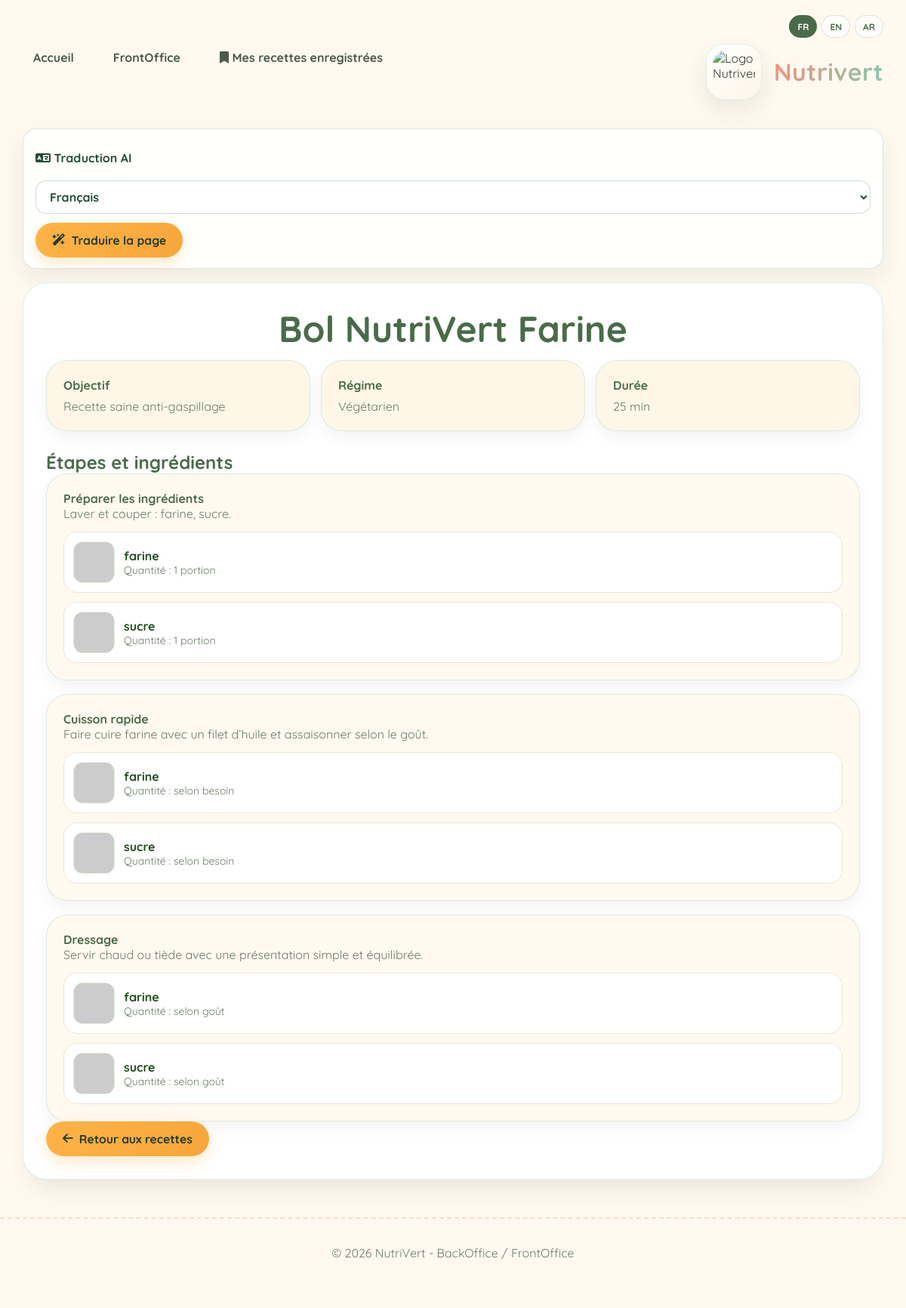
The app's page /recette/public/index.php?page=front_recette_detail&id=2 with its own data.
### tables this page shows
CREATE TABLE `recette` (
  `id_recette` int(11) NOT NULL,
  `titre` varchar(50) NOT NULL,
  `objectif` varchar(100) NOT NULL,
  `regime` varchar(50) NOT NULL,
  `duree` int(11) NOT NULL
);

CREATE TABLE `instruction` (
  `id_instruction` int(11) NOT NULL,
  `id_recette` int(11) NOT NULL,
  `etape` text NOT NULL,
  `description` text NOT NULL,
  `ingredient_produit` longtext NOT NULL CHECK (json_valid(`ingredient_produit`))
);

### recette/app/controllers/BaseController.php (called while the page is built, shortened)
<?php
class BaseController
{
    protected function render(string $view, array $data = []): void
    {
        extract($data);
        require __DIR__ . '/../views/' . $view . '.php';
    }
}

### recette/app/controllers/HomeController.php (called while the page is built, shortened)
<?php
class HomeController extends BaseController
{
    private PDO $pdo;
    public function __construct(PDO $pdo)
    {
        $this->pdo = $pdo;
    }
    private function normalizeAiLang(string $lang): string
    {
        $lang = trim($lang);
        return in_array($lang, ['fr', 'en', 'ar'], true) ? $lang : '';
    }
    public function recetteDetail(int $id): void
    {
        $stmtRecette = $this->pdo->prepare('SELECT * FROM recette WHERE id_recette = :id');
        $stmtRecette->execute([':id' => $id]);
        $recette = $stmtRecette->fetch();
        $stmtInstructions = $this->pdo->prepare('SELECT * FROM instruction WHERE id_recette = :id_recette ORDER BY id_instruction ASC');
        $stmtInstructions->execute([':id_recette' => $id]);
        $instructions = $stmtInstructions->fetchAll();
        $aiTargetLang = $this->normalizeAiLang($_GET['ai_translate'] ?? '');
        $aiTranslationMap = [];
        $aiTranslateNote = '';
        $this->render('front/recette_detail', [
            'pageTitle' => 'Détail recette',
            'recette' => $recette,
            'instructions' => $instructions,
            'aiTargetLang' => $aiTargetLang,
            'aiTranslationMap' => $aiTranslationMap,
            'aiTranslateNote' => $aiTranslateNote,
        ]);
    }
}

### recette/app/helpers.php (called while the page is built, shortened)
<?php
function app_current_lang(): string
{
    return $_SESSION['lang'] ?? 'fr';
}
function app_translations(): array
{
    static $translations = null;
    if ($translations === null) {
        $translations = require __DIR__ . '/lang.php';
    }
    return $translations;
}
function t(string $key): string
{
    $lang = app_current_lang();
    $translations = app_translations();
    return $translations[$lang][$key] ?? $translations['fr'][$key] ?? $key;
}
function lang_url(string $lang): string
{
    $query = $_GET;
    $query['lang'] = $lang;
    return 'index.php?' . http_build_query($query);
}

### recette/app/views/front/recette_detail.php (the view, shortened to what this page needs)
<?php require __DIR__ . '/../partials/header.php'; ?>
<?php $aiT = function ($text) use ($aiTranslationMap) { return $aiTranslationMap[$text] ?? $text; }; ?>
<div class="container">
    <form method="GET" action="index.php" class="ai-translate-form">
        <label for="ai_translate"><i class="fas fa-language"></i> Traduction AI</label>
        <select id="ai_translate" name="ai_translate">
            <option value="fr" <?php echo (($aiTargetLang ?? '') === 'fr') ? 'selected' : ''; ?>>Français</option>
        </select>
        <button type="submit" class="btn-green"><i class="fas fa-wand-magic-sparkles"></i> Traduire la page</button>
    </form>
    <div class="detail-card">
        <h1 class="page-title"><?php echo htmlspecialchars($aiT($recette['titre'])); ?></h1>
        <div class="detail-summary">
            <div class="summary-item"><strong><?php echo t('objective'); ?></strong><span><?php echo htmlspecialchars($aiT($recette['objectif'])); ?></span></div>
            <div class="summary-item"><strong><?php echo t('regime'); ?></strong><span><?php echo htmlspecialchars($aiT($recette['regime'])); ?></span></div>
            <div class="summary-item"><strong><?php echo t('duration'); ?></strong><span><?php echo (int)$recette['duree']; ?> min</span></div>
        </div>
        <h2 class="section-subtitle"><?php echo t('details_title'); ?></h2>
        <div class="instructions-list">
            <?php foreach ($instructions as $instruction): ?>
                <section class="instruction-card">
                    <h4><?php echo htmlspecialchars($aiT($instruction['etape'])); ?></h4>
                    <p><?php echo nl2br(htmlspecialchars($aiT($instruction['description']))); ?></p>
                    <?php $ingredients = json_decode($instruction['ingredient_produit'], true); ?>
                    <?php if (is_array($ingredients) && !empty($ingredients)): ?>
                        <div class="ingredients-list">
                            <?php foreach ($ingredients as $ingredient): ?>
                                <?php
                                $nom = $ingredient['nom_produit'] ?? 'Produit';
                                $quantite = $ingredient['quantite'] ?? '-';
                                $image = $ingredient['image'] ?? 'https://placehold.co/60x60?text=Food';
                                ?>
                                <div class="ingredient-item">
                                    <img src="<?php echo htmlspecialchars($image); ?>" alt="<?php echo htmlspecialchars($aiT($nom)); ?>">
                                    <div class="ingredient-info">
                                        <span class="ingredient-name"><?php echo htmlspecialchars($aiT($nom)); ?></span>
                                        <span class="ingredient-qty"><?php echo t('quantity'); ?> : <?php echo htmlspecialchars($aiT($quantite)); ?></span>
                                    </div>
                                </div>
                            <?php endforeach; ?>
                        </div>
                    <?php endif; ?>
                </section>
            <?php endforeach; ?>
        </div>
        <p class="back-link-wrap">
            <a href="index.php?page=front_home" class="btn-green"><i class="fas fa-arrow-left"></i> <?php echo t('back_recipes'); ?></a>
        </p>
    </div>
</div>
<?php require __DIR__ . '/../partials/footer.php'; ?>

### recette/public/index.php (shortened to what this page needs)
<?php
require_once __DIR__ . '/../app/helpers.php';
require_once __DIR__ . '/../app/controllers/BaseController.php';
require_once __DIR__ . '/../app/controllers/HomeController.php';
$pdo = Database::getConnection();
$homeController = new HomeController($pdo);
$page = $_GET['page'] ?? 'front_home';
$id = isset($_GET['id']) ? (int) $_GET['id'] : 0;
switch ($page) {
    case 'front_recette_detail':
        $homeController->recetteDetail($id);
        break;
}

### recette/app/views/partials/header.php (shortened to what this page needs)
<?php
$lang = function_exists('app_current_lang') ? app_current_lang() : ($_SESSION['lang'] ?? 'fr');
$dir = $lang === 'ar' ? 'rtl' : 'ltr';
?>
<!DOCTYPE html>
<html lang="<?php echo htmlspecialchars($lang); ?>" dir="<?php echo $dir; ?>">
<head>
    <link rel="stylesheet" href="https://cdnjs.cloudflare.com/ajax/libs/font-awesome/6.0.0-beta3/css/all.min.css">
    <link rel="stylesheet" href="assets/css/style.css">
</head>
<body class="<?php echo $lang === 'ar' ? 'rtl' : ''; ?>">
<header class="site-header">
    <div class="container header-inner">
        <nav class="site-nav">
            <a href="http://localhost/integration/index.php"><?php echo t('nav_accueil'); ?></a>
            <a href="index.php?page=front_home"><?php echo t('nav_front'); ?></a>
            <a href="index.php?page=front_favoris"><i class="fas fa-bookmark"></i> <?php echo t('nav_saved'); ?></a>
        </nav>
        <div class="brand-wrap">
            <div class="lang-switcher">
                <a class="<?php echo $lang === 'fr' ? 'active' : ''; ?>" href="<?php echo htmlspecialchars(lang_url('fr')); ?>"><?php echo t('lang_fr'); ?></a>
                <a class="<?php echo $lang === 'en' ? 'active' : ''; ?>" href="<?php echo htmlspecialchars(lang_url('en')); ?>"><?php echo t('lang_en'); ?></a>
                <a class="<?php echo $lang === 'ar' ? 'active' : ''; ?>" href="<?php echo htmlspecialchars(lang_url('ar')); ?>"><?php echo t('lang_ar'); ?></a>
            </div>
            <a href="index.php?page=front_home" class="brand">
                <span class="brand-text">Nutrivert</span>
                <span class="brand-logo-shell">
                    <img src="assets/images/logo.png" alt="Logo Nutrivert" class="brand-logo-image">
                </span>
            </a>
        </div>
    </div>
</header>
<main>

### recette/app/views/partials/footer.php (shortened to what this page needs)
<footer class="site-footer">
    <p>© <?php echo date('Y'); ?> NutriVert - BackOffice / FrontOffice</p>
</footer>
</body>
</html>

### records on screen
recette: titre "Bol NutriVert Farine", objectif "Recette saine anti-gaspillage", regime "Végétarien", duree "25"
instruction: etape "Préparer les ingrédients", description "Laver et couper : farine, sucre.", nom "farine", quantite "1 portion", nom "sucre"
instruction: etape "Cuisson rapide", description "Faire cuire farine avec un filet d’huile et assaisonner selon le goût.", nom "farine", quantite "selon besoin", nom "sucre"
instruction: etape "Dressage", description "Servir chaud ou tiède avec une présentation simple et équilibrée.", nom "farine", quantite "selon goût", nom "sucre"

### other values on screen
t('nav_accueil') "Accueil"
t('nav_front') "FrontOffice"
t('nav_saved') "Mes recettes enregistrées"
t('lang_fr') "FR"
t('lang_en') "EN"
t('lang_ar') "AR"
t('objective') "Objectif"
t('regime') "Régime"
t('duration') "Durée"
t('details_title') "Étapes et ingrédients"
t('back_recipes') "Retour aux recettes"
